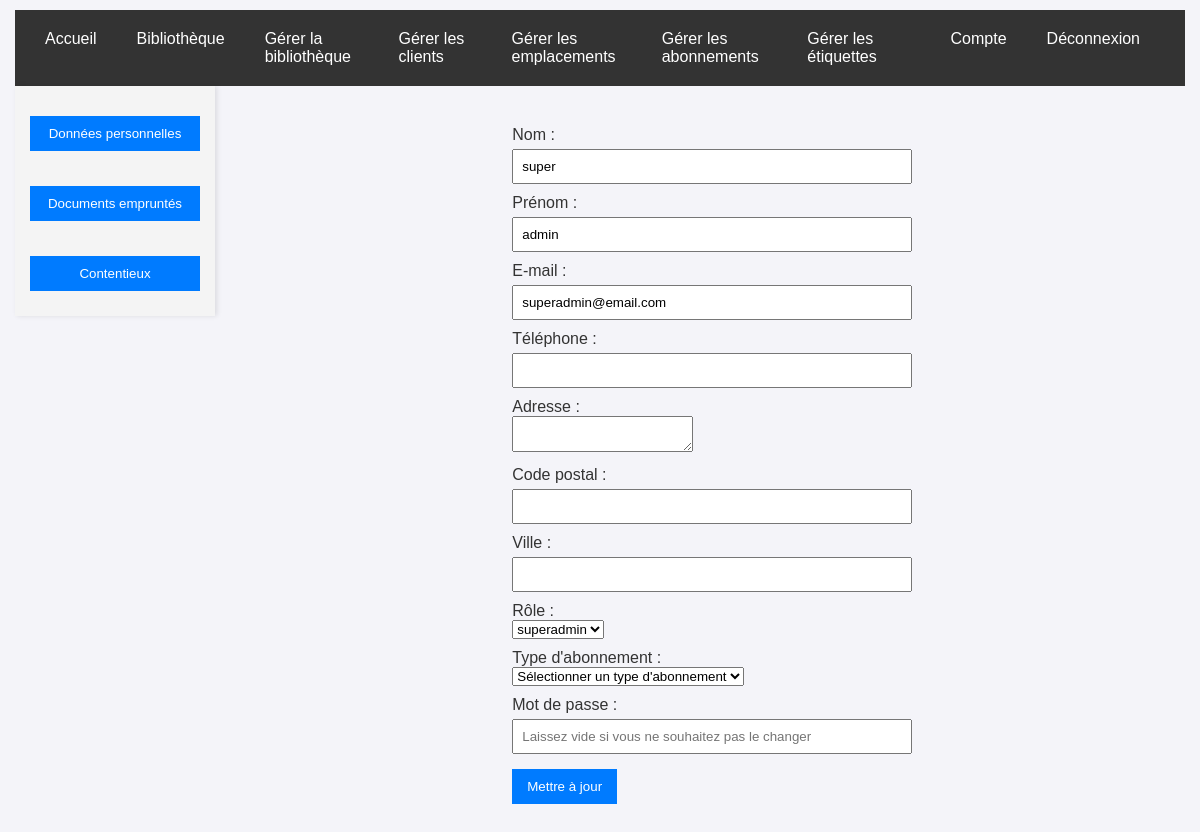
The app's page /backoffice/update_client.php?id_user=1 (signed in) with its own data.
### tables this page shows
CREATE TABLE Users (
	id_user INTEGER,
	lastname_user TEXT NOT NULL,
	name_user TEXT NOT NULL,
	email_user TEXT NOT NULL,
	phone_user INTEGER,
	address_user TEXT,
	postcode_user TEXT,
	password_user TEXT,
	city_user TEXT,
	id_role INTEGER DEFAULT (4) NOT NULL,
	CONSTRAINT USERS_PK PRIMARY KEY (id_user),
	CONSTRAINT FK_Users_Role FOREIGN KEY (id_role) REFERENCES "Role"(id_role)
);

CREATE TABLE Role(
   id_role INTEGER,
   name_role TEXT NOT NULL,
   PRIMARY KEY(id_role),
   UNIQUE(name_role)
);

### backoffice/update_client.php (the view, shortened to what this page needs)
<?php
require_once '../database/db_connection.php';
$role = $_SESSION['role'] ?? null;
$user_id = $_GET['id_user'] ?? null;
$stmt = $pdo->prepare("SELECT lastname_user, name_user, email_user, phone_user, address_user, postcode_user, city_user, id_role FROM users WHERE id_user = :id_user");
$stmt->execute(["id_user" => $user_id]);
$result = $stmt->fetch();
if ($result) {
    $user = $result;
} else {
    echo "Error: User not found.";
    exit();
}
$section = $_GET['section'] ?? 'personal-info';
if ($section == 'personal-info') {
    $roles = $pdo->query("SELECT * FROM role")->fetchAll(PDO::FETCH_ASSOC);
    $roles = array_filter($roles, function ($r) use ($role) {
        return $r['id_role'] >= $role;
    });
}
$active_subscription = null;
?>
<!DOCTYPE html>
<html lang="en">
<head>
    <link rel="stylesheet" href="../styles/style.css">
</head>
<body>
    <?php include '../navbar.php'; ?>
    <div class="sidebar">
        <a href="?section=personal-info&id_user=<?= $user_id ?>"><button type="button">Données personnelles</button></a>
        <a href="?section=active-documents&id_user=<?= $user_id ?>"><button type="button">Documents empruntés</button></a>
        <a href="?section=active-disputes&id_user=<?= $user_id ?>"><button type="button">Contentieux</button></a>
    </div>
    <div class="content">
        <?php if ($section == 'personal-info'): ?>
        <div id="personal-info" class="section active">
            <form method="POST" action="">
                <label for="lastname">Nom :</label>
                <input type="text" id="lastname" name="lastname" value="<?= htmlspecialchars($user['lastname_user']) ?>" required>
                <label for="name">Prénom :</label>
                <input type="text" id="name" name="name" value="<?= htmlspecialchars($user['name_user']) ?>" required>
                <label for="email">E-mail :</label>
                <input type="email" id="email" name="email" value="<?= htmlspecialchars($user['email_user']) ?>" required>
                <label for="phone">Téléphone :</label>
                <input type="text" id="phone" name="phone" value="<?= htmlspecialchars($user['phone_user']) ?>">
                <label for="address">Adresse :</label>
                <textarea id="address" name="address"><?= htmlspecialchars($user['address_user']) ?></textarea>
                <label for="postcode">Code postal :</label>
                <input type="text" id="postcode" name="postcode" value="<?= htmlspecialchars($user['postcode_user']) ?>">
                <label for="city">Ville :</label>
                <input type="text" id="city" name="city" value="<?= htmlspecialchars($user['city_user']) ?>">
                <label for="role">Rôle :</label>
                <select id="role" name="role" required>
                    <?php foreach ($roles as $role): ?>
                        <option value="<?= $role['id_role'] ?>" <?= $user['id_role'] == $role['id_role'] ? 'selected' : '' ?>>
                            <?= htmlspecialchars($role['name_role']) ?>
                        </option>
                    <?php endforeach; ?>
                </select>
                <?php if (!$active_subscription): ?>
                    <label for="subscription_type">Type d'abonnement :</label>
                    <select id="subscription_type" name="subscription_type">
                        <option value="">Sélectionner un type d'abonnement</option>
                    </select>
                <?php endif; ?>
                <label for="password">Mot de passe :</label>
                <input type="password" id="password" name="password" placeholder="Laissez vide si vous ne souhaitez pas le changer" class="input">
                <button type="submit" class="button">Mettre à jour</button>
            </form>
        </div>
        <?php endif; ?>
</body>
</html>

### styles/style.css (style rules this page uses)
body { font-family: Arial, sans-serif; margin: 0; padding: 10px 15px; background-color: #f4f4f9; color: #333; }
a { color: #6c5ce7; text-decoration: none; }
form { max-width: 400px; margin: auto; }
label { display: block; margin-top: 10px; }
input[type="text"], input[type="email"], input[type="password"] { width: 100%; padding: 8px; margin-top: 5px; box-sizing: border-box; }
button { margin-top: 15px; padding: 10px 15px; background-color: #007BFF; color: white; border: none; cursor: pointer; }
.sidebar { width: 200px; float: left; background-color: #f4f4f4; padding: 15px; display: flex; flex-direction: column; gap: 10px; box-shadow: 2px 0 5px rgba(0, 0, 0, 0.1); box-sizing: border-box; }
.sidebar button { display: block; width: 100%; margin-bottom: 10px; padding: 10px; background-color: #007BFF; color: white; border: none; cursor: pointer; }
.content { flex: 1; padding: 20px; }
.section { padding: 10px; }
.content { width: 75%; float: left; margin-left: 5%; box-sizing: border-box; }

### records on screen
users: lastname "super", name "admin", email "superadmin@email.com", role "superadmin"
